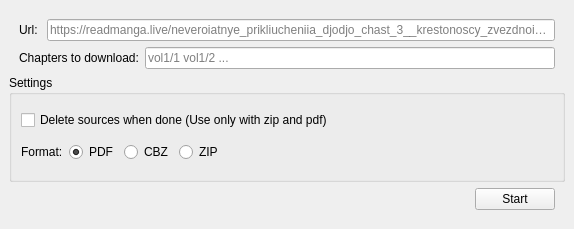
<?xml version="1.0" encoding="UTF-8"?>
<ui version="4.0">
 <class>MainWindow</class>
 <widget class="QMainWindow" name="MainWindow">
  <property name="geometry">
   <rect>
    <x>0</x>
    <y>0</y>
    <width>574</width>
    <height>229</height>
   </rect>
  </property>
  <property name="sizePolicy">
   <sizepolicy hsizetype="Fixed" vsizetype="Fixed">
    <horstretch>0</horstretch>
    <verstretch>0</verstretch>
   </sizepolicy>
  </property>
  <property name="maximumSize">
   <size>
    <width>900</width>
    <height>375</height>
   </size>
  </property>
  <property name="windowTitle">
   <string>Manga Grabber</string>
  </property>
  <property name="locale">
   <locale language="English" country="UnitedStates"/>
  </property>
  <widget class="QWidget" name="centralwidget">
   <layout class="QVBoxLayout" name="verticalLayout_2">
    <item>
     <layout class="QHBoxLayout" name="url_group">
      <property name="spacing">
       <number>6</number>
      </property>
      <property name="sizeConstraint">
       <enum>QLayout::SetMinimumSize</enum>
      </property>
      <property name="leftMargin">
       <number>10</number>
      </property>
      <property name="topMargin">
       <number>10</number>
      </property>
      <property name="rightMargin">
       <number>10</number>
      </property>
      <item>
       <widget class="QLabel" name="url_label">
        <property name="text">
         <string>Url: </string>
        </property>
        <property name="alignment">
         <set>Qt::AlignRight|Qt::AlignTrailing|Qt::AlignVCenter</set>
        </property>
       </widget>
      </item>
      <item>
       <widget class="QLineEdit" name="url">
        <property name="frame">
         <bool>true</bool>
        </property>
        <property name="placeholderText">
         <string>https://readmanga.live/neveroiatnye_prikliucheniia_djodjo_chast_3__krestonoscy_zvezdnoi_pyli</string>
        </property>
       </widget>
      </item>
     </layout>
    </item>
    <item>
     <layout class="QHBoxLayout" name="horizontalLayout">
      <property name="leftMargin">
       <number>10</number>
      </property>
      <property name="rightMargin">
       <number>10</number>
      </property>
      <item>
       <widget class="QLabel" name="chapters_label">
        <property name="text">
         <string>Chapters to download:</string>
        </property>
       </widget>
      </item>
      <item>
       <widget class="QLineEdit" name="chapters">
        <property name="placeholderText">
         <string>vol1/1 vol1/2 ...</string>
        </property>
        <property name="clearButtonEnabled">
         <bool>false</bool>
        </property>
       </widget>
      </item>
     </layout>
    </item>
    <item>
     <widget class="QGroupBox" name="groupBox">
      <property name="title">
       <string>Settings</string>
      </property>
      <layout class="QVBoxLayout" name="verticalLayout_3">
       <item>
        <widget class="QCheckBox" name="delete_option">
         <property name="sizePolicy">
          <sizepolicy hsizetype="Fixed" vsizetype="Fixed">
           <horstretch>0</horstretch>
           <verstretch>0</verstretch>
          </sizepolicy>
         </property>
         <property name="text">
          <string>Delete sources when done (Use only with zip and pdf)</string>
         </property>
         <property name="checked">
          <bool>false</bool>
         </property>
         <property name="tristate">
          <bool>false</bool>
         </property>
        </widget>
       </item>
       <item>
        <layout class="QHBoxLayout" name="format_group">
         <property name="sizeConstraint">
          <enum>QLayout::SetFixedSize</enum>
         </property>
         <item>
          <widget class="QLabel" name="format_label">
           <property name="sizePolicy">
            <sizepolicy hsizetype="Preferred" vsizetype="Fixed">
             <horstretch>0</horstretch>
             <verstretch>0</verstretch>
            </sizepolicy>
           </property>
           <property name="text">
            <string>Format:</string>
           </property>
          </widget>
         </item>
         <item>
          <widget class="QRadioButton" name="pdf_button">
           <property name="sizePolicy">
            <sizepolicy hsizetype="Fixed" vsizetype="Fixed">
             <horstretch>0</horstretch>
             <verstretch>0</verstretch>
            </sizepolicy>
           </property>
           <property name="maximumSize">
            <size>
             <width>16777215</width>
             <height>16777215</height>
            </size>
           </property>
           <property name="sizeIncrement">
            <size>
             <width>29</width>
             <height>0</height>
            </size>
           </property>
           <property name="baseSize">
            <size>
             <width>0</width>
             <height>0</height>
            </size>
           </property>
           <property name="text">
            <string>PDF</string>
           </property>
           <property name="checked">
            <bool>true</bool>
           </property>
          </widget>
         </item>
         <item>
          <widget class="QRadioButton" name="cbz_button">
           <property name="sizePolicy">
            <sizepolicy hsizetype="Fixed" vsizetype="Fixed">
             <horstretch>0</horstretch>
             <verstretch>0</verstretch>
            </sizepolicy>
           </property>
           <property name="maximumSize">
            <size>
             <width>16777215</width>
             <height>16777215</height>
            </size>
           </property>
           <property name="sizeIncrement">
            <size>
             <width>29</width>
             <height>0</height>
            </size>
           </property>
           <property name="baseSize">
            <size>
             <width>0</width>
             <height>0</height>
            </size>
           </property>
           <property name="text">
            <string>CBZ</string>
           </property>
          </widget>
         </item>
         <item>
          <widget class="QRadioButton" name="zip_button">
           <property name="sizePolicy">
            <sizepolicy hsizetype="Fixed" vsizetype="Fixed">
             <horstretch>0</horstretch>
             <verstretch>0</verstretch>
            </sizepolicy>
           </property>
           <property name="maximumSize">
            <size>
             <width>16777215</width>
             <height>16777215</height>
            </size>
           </property>
           <property name="sizeIncrement">
            <size>
             <width>29</width>
             <height>0</height>
            </size>
           </property>
           <property name="baseSize">
            <size>
             <width>0</width>
             <height>0</height>
            </size>
           </property>
           <property name="text">
            <string>ZIP</string>
           </property>
          </widget>
         </item>
         <item>
          <spacer name="formats_spacer">
           <property name="orientation">
            <enum>Qt::Horizontal</enum>
           </property>
           <property name="sizeHint" stdset="0">
            <size>
             <width>40</width>
             <height>20</height>
            </size>
           </property>
          </spacer>
         </item>
        </layout>
       </item>
      </layout>
     </widget>
    </item>
    <item>
     <layout class="QHBoxLayout" name="footer_group">
      <property name="leftMargin">
       <number>12</number>
      </property>
      <property name="rightMargin">
       <number>10</number>
      </property>
      <property name="bottomMargin">
       <number>10</number>
      </property>
      <item>
       <spacer name="footer_spacer">
        <property name="orientation">
         <enum>Qt::Horizontal</enum>
        </property>
        <property name="sizeType">
         <enum>QSizePolicy::Expanding</enum>
        </property>
        <property name="sizeHint" stdset="0">
         <size>
          <width>20</width>
          <height>20</height>
         </size>
        </property>
       </spacer>
      </item>
      <item>
       <widget class="QPushButton" name="start_button">
        <property name="enabled">
         <bool>true</bool>
        </property>
        <property name="text">
         <string>Start</string>
        </property>
        <property name="checked">
         <bool>false</bool>
        </property>
       </widget>
      </item>
     </layout>
    </item>
   </layout>
  </widget>
 </widget>
 <resources/>
 <connections/>
</ui>
